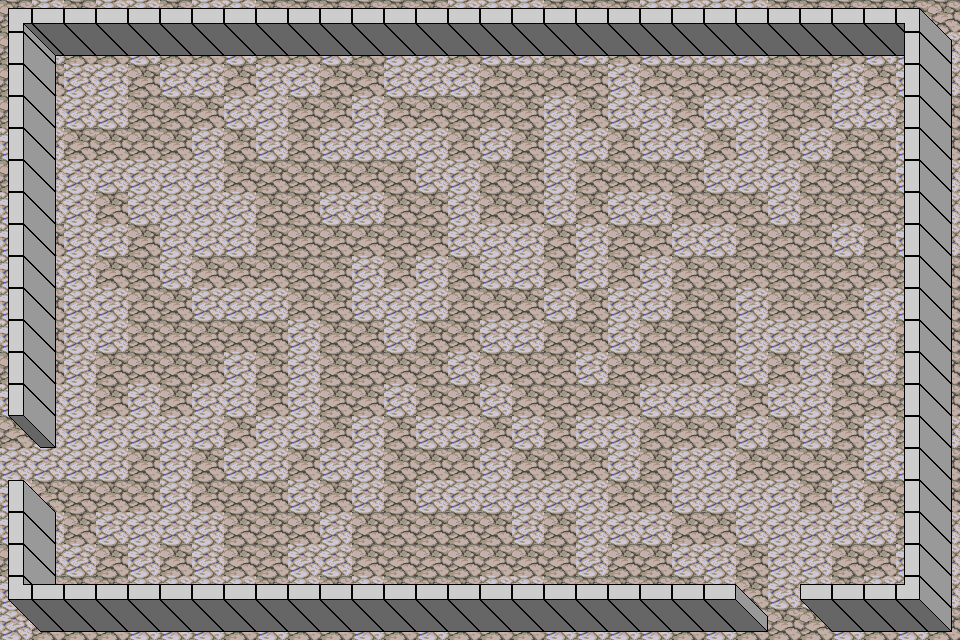

This is a level from a 2D game, rendered from its Tiled map with the project's own tilesets. A one-line summary and the map file follow, with tile-layer data summarised:
An orthogonal 30x20 tile map with 32x32 px tiles, 13 tile layers (Tile Layer 1, Wall Vertical West Bot, Wall Vertical West Mid, Wall Vertical West Top, ...), 2 tilesets.

<map version="1.10" tiledversion="git" orientation="orthogonal" renderorder="right-down" width="30" height="20" tilewidth="32" tileheight="32" infinite="0" nextlayerid="14" nextobjectid="1">
 <tileset firstgid="1" source="../TSX/perspective_walls.tsx" />
 <tileset firstgid="65" source="../TSX/PathAndObjects.tsx" />
 <layer id="1" name="Tile Layer 1" width="30" height="20">
  <data>[600 cells, 600 non-empty, 2 distinct tile ids]</data>
 </layer>
 <layer id="2" name="Wall Vertical West Bot" width="30" height="20" tintcolor="#434343">
  <data>[600 cells, 17 non-empty, 3 distinct tile ids]</data>
 </layer>
 <layer id="3" name="Wall Vertical West Mid" width="30" height="20" tintcolor="#434343">
  <data>[600 cells, 34 non-empty, 6 distinct tile ids]</data>
 </layer>
 <layer id="4" name="Wall Vertical West Top" width="30" height="20" tintcolor="#434343">
  <data>[600 cells, 17 non-empty, 3 distinct tile ids]</data>
 </layer>
 <layer id="5" name="Wall Horizontal North Bot" width="30" height="20" tintcolor="#434343">
  <data>[600 cells, 45 non-empty, 5 distinct tile ids]</data>
 </layer>
 <layer id="6" name="Wall Horizontal North Mid" width="30" height="20" tintcolor="#434343">
  <data>[600 cells, 73 non-empty, 7 distinct tile ids]</data>
 </layer>
 <layer id="7" name="Wall Horizontal North Top" width="30" height="20" tintcolor="#434343">
  <data>[600 cells, 45 non-empty, 5 distinct tile ids]</data>
 </layer>
 <layer id="11" name="Wall Horizontal South Bot" width="30" height="20" tintcolor="#434343">
  <data>[600 cells, 70 non-empty, 6 distinct tile ids]</data>
 </layer>
 <layer id="12" name="Wall Horizontal South Mid" width="30" height="20" tintcolor="#434343">
  <data>[600 cells, 95 non-empty, 7 distinct tile ids]</data>
 </layer>
 <layer id="13" name="Wall Horizontal South Top" width="30" height="20" tintcolor="#434343">
  <data>[600 cells, 70 non-empty, 5 distinct tile ids]</data>
 </layer>
 <layer id="8" name="Wall Vertical East Bot" width="30" height="20" tintcolor="#434343">
  <data>[600 cells, 63 non-empty, 7 distinct tile ids]</data>
 </layer>
 <layer id="9" name="Wall Vertical East Mid" width="30" height="20" tintcolor="#434343">
  <data>[600 cells, 81 non-empty, 9 distinct tile ids]</data>
 </layer>
 <layer id="10" name="Wall Vertical East Top" width="30" height="20" tintcolor="#434343">
  <data>[600 cells, 63 non-empty, 6 distinct tile ids]</data>
 </layer>
</map>
